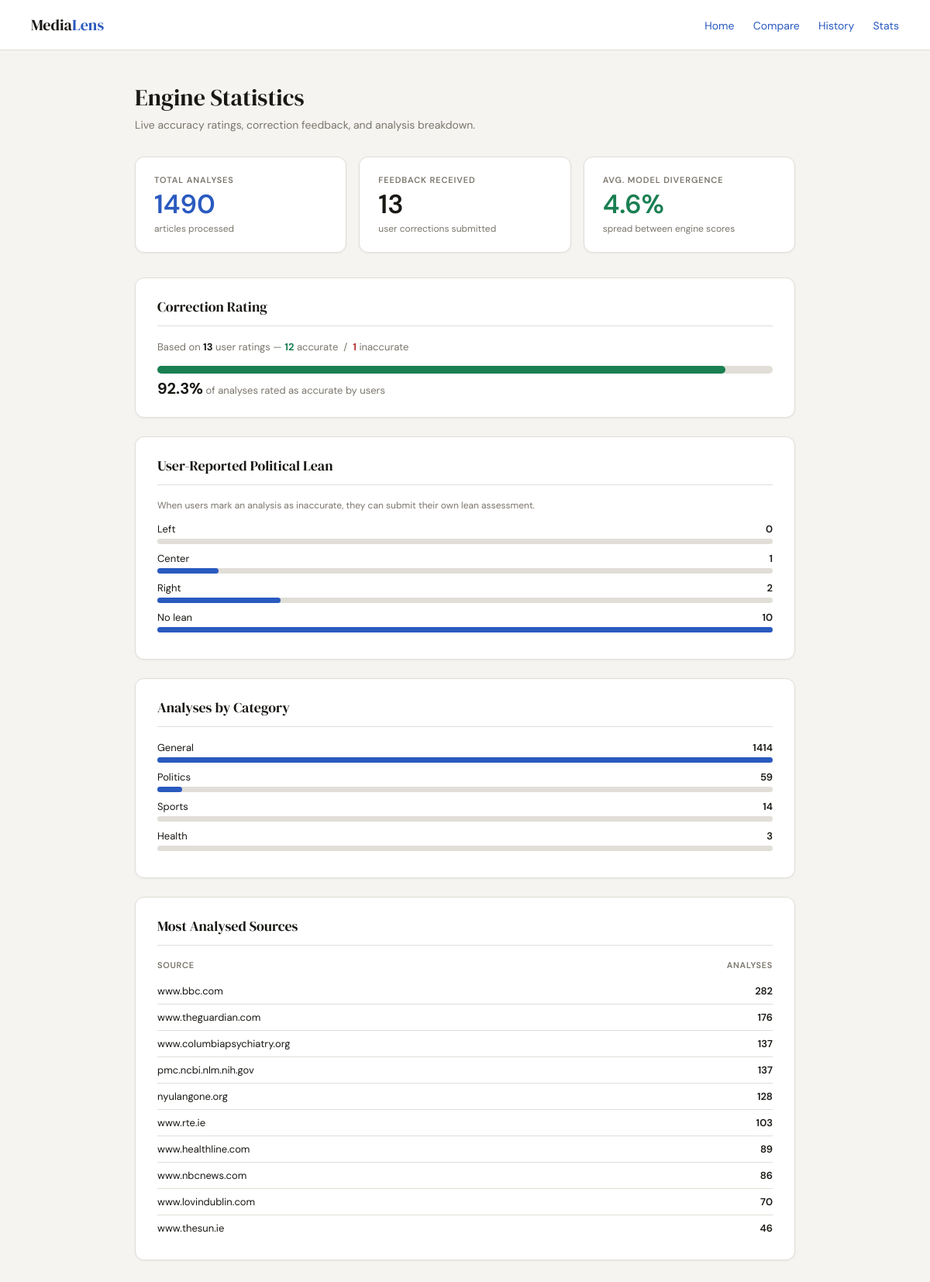
Screenshot of /stats with the database file from the repository.
### news_demo.py (models this page shows)
class AnalysisResult(db.Model):
    id             = db.Column(db.Integer, primary_key=True)
    article_id     = db.Column(db.Integer, db.ForeignKey("article.id"), nullable=False)
    created_at     = db.Column(db.DateTime, default=datetime.utcnow)
    sentiment_label = db.Column(db.String(20))
    sentiment_score = db.Column(db.Float)
    narrative_score  = db.Column(db.Integer,   nullable=True)
    narrative_label  = db.Column(db.String(50), nullable=True)
    vader_label      = db.Column(db.String(20),  nullable=True)
    vader_percent    = db.Column(db.Float,        nullable=True)
    textblob_label   = db.Column(db.String(20),  nullable=True)
    textblob_percent = db.Column(db.Float,        nullable=True)
    gemini_label     = db.Column(db.String(20),  nullable=True)
    gemini_percent   = db.Column(db.Float,        nullable=True)
    gemini_lean      = db.Column(db.String(20),  nullable=True)
    bias_level          = db.Column(db.String(20), nullable=True)
    bias_score          = db.Column(db.Integer,    nullable=True)
    emotive_ratio       = db.Column(db.Float,      nullable=True)
    certainty_per_1000  = db.Column(db.Float,      nullable=True)
    total_words         = db.Column(db.Integer,    nullable=True)
    model_agreement  = db.Column(db.Boolean, nullable=True)
    divergence_level = db.Column(db.String(20), nullable=True)
    divergence_pct   = db.Column(db.Float,      nullable=True)
    category = db.Column(db.String(50), nullable=True)
    article = db.relationship("Article", backref=db.backref("analyses", lazy=True))

### news_demo.py (the view)
@app.route("/stats")
def stats():
    total_analyses = AnalysisResult.query.count()
    total_feedback = UserFeedback.query.count()
    positive_count = UserFeedback.query.filter_by(rating=1).count()
    negative_count = UserFeedback.query.filter_by(rating=-1).count()
    accuracy_pct = (
        round(positive_count / total_feedback * 100, 1)
        if total_feedback else None
    )
    lean_counts = {
        lean: UserFeedback.query.filter_by(user_lean=lean).count()
        for lean in ("left", "center", "right", "none")
    }
    from sqlalchemy import func
    top_sources = (
        db.session.query(Article.source, func.count(AnalysisResult.id).label("cnt"))
        .join(AnalysisResult, Article.id == AnalysisResult.article_id)
        .group_by(Article.source)
        .order_by(func.count(AnalysisResult.id).desc())
        .limit(10)
        .all()
    )
    category_counts = (
        db.session.query(AnalysisResult.category, func.count(AnalysisResult.id).label("cnt"))
        .filter(AnalysisResult.category.isnot(None))
        .group_by(AnalysisResult.category)
        .order_by(func.count(AnalysisResult.id).desc())
        .all()
    )
    avg_divergence = db.session.query(
        func.avg(AnalysisResult.divergence_pct)
    ).scalar() or 0
    return render_template(
        "stats.html",
        total_analyses=total_analyses,
        total_feedback=total_feedback,
        positive_count=positive_count,
        negative_count=negative_count,
        accuracy_pct=accuracy_pct,
        lean_counts=lean_counts,
        top_sources=top_sources,
        category_counts=category_counts,
        avg_divergence=round(avg_divergence, 1),
    )

### templates/stats.html (shortened to what this page needs)
<!DOCTYPE html>
<html lang="en">
<head>
</head>
<body>
<header class="header">
    <div class="logo">Media<span>Lens</span></div>
    <div class="nav">
        <a href="/">Home</a>
        <a href="/compare">Compare</a>
        <a href="/history">History</a>
        <a href="/stats">Stats</a>
    </div>
</header>
<main class="main">
    <div class="page-title">Engine Statistics</div>
    <div class="page-sub">Live accuracy ratings, correction feedback, and analysis breakdown.</div>
    <div class="kpi-grid">
        <div class="kpi">
            <div class="kpi-label">Total Analyses</div>
            <div class="kpi-value accent">{{ total_analyses }}</div>
            <div class="kpi-sub">articles processed</div>
        </div>
        <div class="kpi">
            <div class="kpi-label">Feedback Received</div>
            <div class="kpi-value">{{ total_feedback }}</div>
            <div class="kpi-sub">user corrections submitted</div>
        </div>
        <div class="kpi">
            <div class="kpi-label">Avg. Model Divergence</div>
            <div class="kpi-value {% if avg_divergence > 25 %}negative{% elif avg_divergence > 10 %}neutral{% else %}positive{% endif %}">
                {{ avg_divergence }}%
            </div>
            <div class="kpi-sub">spread between engine scores</div>
        </div>
    </div>
    <div class="section">
        <div class="section-title">Correction Rating</div>
        {% if total_feedback == 0 %}
            <p class="empty">No feedback yet. Rate an analysis on the results page to see accuracy stats here.</p>
        {% else %}
            <p style="font-size:13px;color:var(--muted);margin-bottom:16px;">
                Based on <strong style="color:var(--text)">{{ total_feedback }}</strong>
                user ratings &mdash;
                <strong style="color:var(--positive)">{{ positive_count }}</strong> accurate &nbsp;/&nbsp;
                <strong style="color:var(--negative)">{{ negative_count }}</strong> inaccurate
            </p>
            <div class="accuracy-bar-wrap">
                <div class="accuracy-bar-fill" style="width:{{ accuracy_pct or 0 }}%"></div>
            </div>
            <div class="accuracy-label">
                <strong style="font-size:20px;color:var(--text)">{{ accuracy_pct }}%</strong>
                of analyses rated as accurate by users
            </div>
        {% endif %}
    </div>
    <div class="section">
        <div class="section-title">User-Reported Political Lean</div>
        <p style="font-size:12px;color:var(--muted);margin-bottom:14px;">
            When users mark an analysis as inaccurate, they can submit their own lean assessment.
        </p>
        {% if total_feedback == 0 %}
            <p class="empty">No lean data yet.</p>
        {% else %}
            {% set max_lean = [lean_counts.left, lean_counts.center, lean_counts.right, lean_counts.none, 1] | max %}
            {% for lean_name, lean_label in [('left','Left'),('center','Center'),('right','Right'),('none','No lean')] %}
            {% set count = lean_counts[lean_name] %}
            <div class="bar-row">
                <div class="bar-row-label">
                    <span>{{ lean_label }}</span>
                    <span>{{ count }}</span>
                </div>
                <div class="bar-bg">
                    <div class="bar-fill" style="width:{{ (count / max_lean * 100) | int }}%"></div>
                </div>
            </div>
            {% endfor %}
        {% endif %}
    </div>
    <div class="section">
        <div class="section-title">Analyses by Category</div>
        {% if not category_counts %}
            <p class="empty">No category data yet.</p>
        {% else %}
            {% set max_cat = category_counts[0][1] if category_counts else 1 %}
            {% for cat, cnt in category_counts %}
            <div class="bar-row">
                <div class="bar-row-label">
                    <span>{{ cat }}</span>
                    <span>{{ cnt }}</span>
                </div>
                <div class="bar-bg">
                    <div class="bar-fill" style="width:{{ (cnt / max_cat * 100) | int }}%"></div>
                </div>
            </div>
            {% endfor %}
        {% endif %}
    </div>
    <div class="section">
        <div class="section-title">Most Analysed Sources</div>
        {% if not top_sources %}
            <p class="empty">No source data yet.</p>
        {% else %}
            <table>
                <thead>
                    <tr>
                        <th>Source</th>
                        <th style="text-align:right">Analyses</th>
                    </tr>
                </thead>
                <tbody>
                    {% for source, cnt in top_sources %}
                    <tr>
                        <td>{{ source }}</td>
                        <td>{{ cnt }}</td>
                    </tr>
                    {% endfor %}
                </tbody>
            </table>
        {% endif %}
    </div>
</main>
</body>
</html>

### templates/stats.html (style rules this page uses)
:root { --bg:#f5f4f0; --surface:#ffffff; --border:#e1ded8; --text:#1a1814; --muted:#7a756c; --accent:#2a5abf; --positive:#1a7f52; --negative:#b83232; --neutral:#4a52a8; }
* { box-sizing:border-box; margin:0; padding:0; }
body { font-family:'DM Sans', sans-serif; background:var(--bg); color:var(--text); }
.header { background:var(--surface); padding:18px 40px; border-bottom:1px solid var(--border); display:flex; justify-content:space-between; align-items:center; }
.logo { font-family:'DM Serif Display', serif; font-size:20px; }
.logo span { color:var(--accent); }
.nav a { color:var(--accent); text-decoration:none; font-size:14px; margin-left:20px; }
.main { max-width:900px; margin:40px auto; padding:0 24px; }
.page-title { font-family:'DM Serif Display', serif; font-size:30px; margin-bottom:6px; }
.page-sub { color:var(--muted); font-size:14px; margin-bottom:32px; }
.kpi-grid { display:grid; grid-template-columns:repeat(3, 1fr); gap:16px; margin-bottom:32px; }
.kpi { background:var(--surface); border:1px solid var(--border); border-radius:12px; padding:22px 24px; box-shadow:0 1px 3px rgba(0,0,0,0.05); }
.kpi-label { font-size:11px; font-weight:600; text-transform:uppercase; letter-spacing:0.08em; color:var(--muted); margin-bottom:8px; }
.kpi-value { font-size:34px; font-weight:600; line-height:1; color:var(--text); }
.kpi-value.positive { color:var(--positive); }
.kpi-value.accent { color:var(--accent); }
.kpi-sub { font-size:12px; color:var(--muted); margin-top:6px; }
.section { background:var(--surface); border:1px solid var(--border); border-radius:12px; padding:24px 28px; margin-bottom:24px; box-shadow:0 1px 3px rgba(0,0,0,0.05); }
.section-title { font-family:'DM Serif Display', serif; font-size:18px; margin-bottom:18px; padding-bottom:12px; border-bottom:1px solid var(--border); }
.accuracy-bar-wrap { background:var(--border); border-radius:6px; height:10px; margin:10px 0 6px; }
.accuracy-bar-fill { height:10px; border-radius:6px; background:var(--positive); transition:width 0.4s; }
.accuracy-label { font-size:13px; color:var(--muted); }
table { width:100%; border-collapse:collapse; font-size:13px; }
th { text-align:left; font-size:11px; font-weight:600; text-transform:uppercase; letter-spacing:0.06em; color:var(--muted); padding:0 0 10px; }
td { padding:8px 0; border-bottom:1px solid var(--border); }
tr:last-child td { border-bottom:none; }
td:last-child { text-align:right; font-weight:600; color:var(--text); }
.bar-row { margin:10px 0; }
.bar-row-label { display:flex; justify-content:space-between; font-size:13px; margin-bottom:4px; }
.bar-row-label span:last-child { font-weight:600; }
.bar-bg { background:var(--border); border-radius:4px; height:7px; }
.bar-fill { height:7px; border-radius:4px; background:var(--accent); }

### rows the page displays
AnalysisResult: category "Sports", narrative_score "14"
AnalysisResult: category "Health", bias_score "3"

### other values shown
{{ total_analyses }} "1490"
{{ total_feedback }} "13"
{{ avg_divergence }} "4.6"
{{ positive_count }} "12"
{{ negative_count }} "1"
{{ accuracy_pct }} "92.3"
{{ lean_label }} "Left" "Center" "Right" "No lean"
{{ count }} "0" "1" "2" "10"
{{ cat }} "General" "Politics"
{{ cnt }} "1414" "59"
{{ source }} "www.bbc.com" "www.theguardian.com" "www.columbiapsychiatry.org" "pmc.ncbi.nlm.nih.gov" "nyulangone.org" "www.rte.ie" "www.healthline.com" "www.nbcnews.com" "www.lovindublin.com" "www.thesun.ie"
{{ cnt }} "282" "176" "137" "137" "128" "103" "89" "86" "70" "46"
